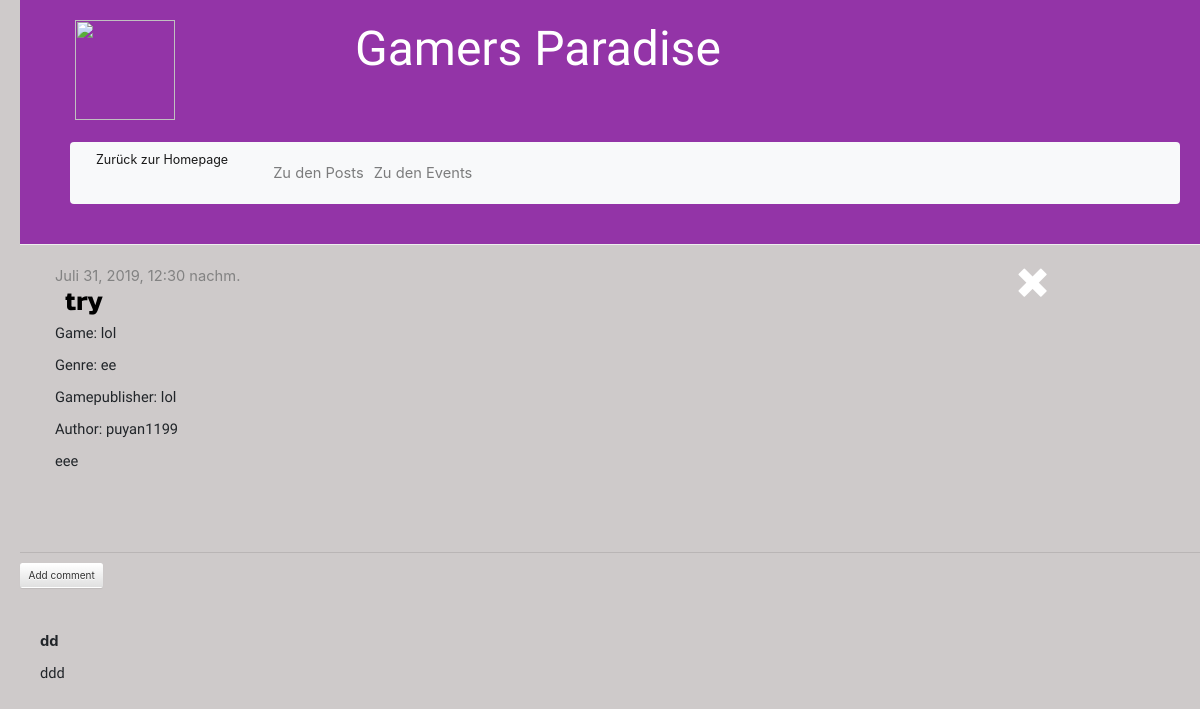
/post/21/, run on the app's committed database.
### blog/models.py (models this page shows, shortened)
class Post(models.Model):
    author = models.ForeignKey(settings.AUTH_USER_MODEL, on_delete=models.CASCADE)
    title = models.CharField(max_length=200)
    text = models.TextField()
    created_date = models.DateTimeField(default=timezone.now)
    published_date = models.DateTimeField(blank=True, null=True)
    game = models.CharField(max_length=200, default=' ')
    gamepublisher = models.CharField(max_length=200, default=' ')
    genre = models.CharField(max_length=200, default=' ')

class Comment(models.Model):
    post = models.ForeignKey('blog.Post', on_delete=models.CASCADE, related_name='comments')
    author = models.CharField(max_length=200)
    text = models.TextField()
    approved_comment = models.BooleanField(default=False)

### blog/views.py (the view)
# urls.py: path('post/<int:pk>/', views.post_detail, name='post_detail'),
def post_detail(request, pk):
    post = get_object_or_404(Post, pk=pk)
    return render(request, 'blog/post_detail.html', {'post': post})

### blog/templates/blog/post_detail.html (shortened to what this page needs)
{% extends 'blog/base.html' %}
{% block content %}
<div class="container">
<div class="row">
    <div class="col-md-9">
        <div class="post">
            {% if post.published_date %}
                <div class="date">
                    {{ post.published_date }}
                </div>
            {% endif %}
            <h2><a>{{ post.title }}</a></h2>
            <p> Game: {{ post.game|linebreaksbr }}</p>
            <p> Genre: {{ post.genre|linebreaksbr }}</p>
            <p> Gamepublisher: {{ post.gamepublisher|linebreaksbr }}</p>
            <p> Author: {{ post.author|linebreaksbr }}</p>
            <p>{{ post.text|linebreaksbr }}</p>
        </div> </div>
        <div class="col-md-2">
                <h1><a href="{% url 'post_list' %}" class="top-menu"><span class="glyphicon glyphicon-remove"></span></a></h1>
            </div>
    </div>
    </div>
        <hr>
        <a class="btn btn-default" href="{% url 'add_comment_to_post' pk=post.pk %}">Add comment</a>
        <br><br>
    {% for comment in post.comments.all %}
        <div class="comment">
            <strong>{{ comment.author }}</strong>
            <p>{{ comment.text|linebreaks }}</p>
            <br>
        </div>
    {% empty %}
    <p>Keine Kommentare</p>
{% endfor %}
{% endblock %}

### blog/static/css/blog.css (style rules this page uses)
h1 a { color: rgb(0, 0, 0); font-family: 'Russo One', sans-serif; }
h2 a { color: rgb(64, 197, 179); font-family: 'Russo One', sans-serif; }
body { padding-left: 20px; background-color: rgb(206, 202, 202); font-size: 11pt; }
h1 { font-family: 'Russo One', sans-serif; color:black; font-size: 24pt; }
h2, h3, h4 { font-family: 'Russo One', sans-serif; color:black; font-size: 19pt; }
p { font-family: 'Saira Semi Condensed', sans-serif; }
.date { color: #828282; }
.top-menu, .top-menu:hover, .top-menu:visited { color: white; float: right; font-size: 26pt; margin-right: 20px; }
.post { margin-bottom: 70px; }
.post h2 a, .post h2 a:visited { padding: 10px; color: #000000; }
.comment { margin: 20px 0px 20px 20px; }

### data on the page
Post: published_date "Juli 31, 2019, 12:30 nachm.", title "try", game "lol", genre "ee", gamepublisher "lol", author "puyan1199", text "eee"
Comment: author "dd", text "ddd"
